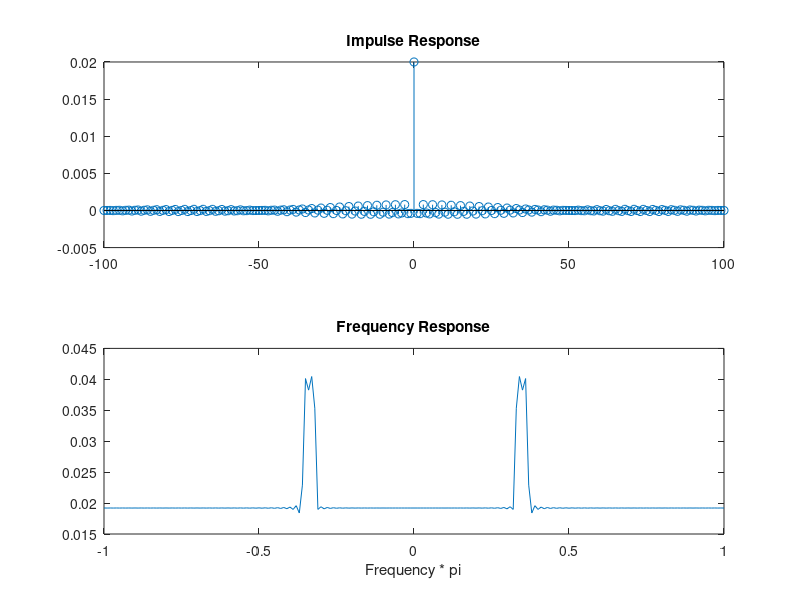

The MATLAB source for this figure:
clc
clear
close all

n=-100:100;
w0=0.33*2*pi;
w=0.01*2*pi;

bn=(2*w/pi)*(sin(w*n)./(pi*n)).*cos(w0*n);
bn(101)=w/pi;%Hopital
subplot(2,1,1),stem(n,bn)
title('Impulse Response')


Hw=fft(bn);

f=-1:1/((length(Hw)-1)/2):1;
subplot(2,1,2), plot(f,abs(Hw))
title('Frequency Response')
xlabel('Frequency * pi')